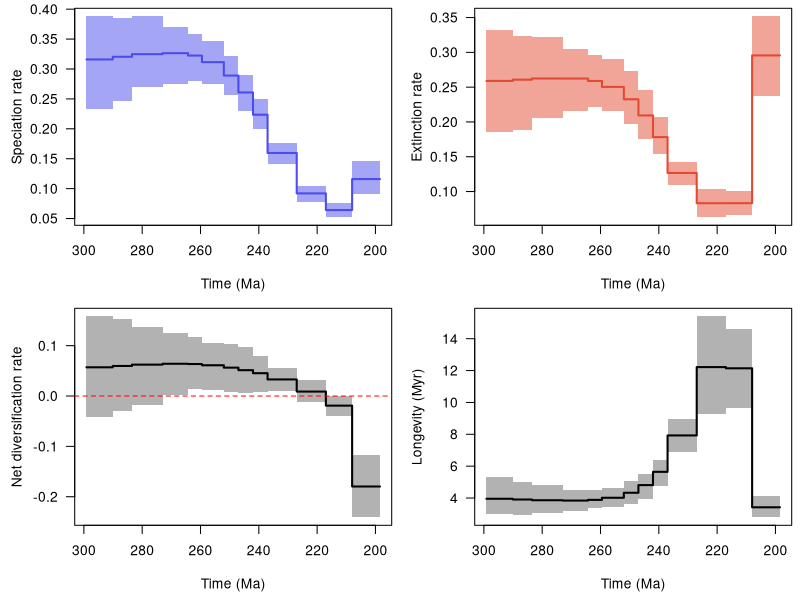

The R source for this figure:
pdf(file='C:/Users/SimoesLabAdmin/Documents/BDNN_Arielli/reptilia/mcmc_fixshift_no_predictors/D_bdnn_update/combined_10_RTT.pdf', width = 9, height = 6, useDingbats = FALSE)

layout(matrix(1:4, ncol = 2, nrow = 2, byrow = TRUE))
par(las = 1, mar = c(4.5, 4.5, 0.5, 0.5))
time_vec=c(299.1209716796875, 290.10001,290.1,283.50001,283.5,273.00001,273.0,264.30001,264.3,259.50001,259.5,252.00001,252.0,247.00001,247.0,242.00001,242.0,237.00001,237.0,227.00001,227.0,217.00001,217.0,208.00001,208.0,198.4518165588379)
sp_mean=c(0.31596927631275507, 0.31596927631275507,0.3204149167034899,0.3204149167034899,0.32480634041873513,0.32480634041873513,0.3264662623975076,0.3264662623975076,0.3224156105090612,0.3224156105090612,0.3113979645984984,0.3113979645984984,0.2890097178398075,0.2890097178398075,0.2607489290817626,0.2607489290817626,0.2235144842192724,0.2235144842192724,0.1596113886482588,0.1596113886482588,0.09207353617294506,0.09207353617294506,0.06418061291967098,0.06418061291967098,0.11599383204471864,0.11599383204471864)
sp_lwr=c(0.23374386636788014, 0.23374386636788014,0.24645096757201984,0.24645096757201984,0.26950897755857783,0.26950897755857783,0.27519977980843097,0.27519977980843097,0.28009080192172636,0.28009080192172636,0.27550695733418346,0.27550695733418346,0.2557409797886321,0.2557409797886321,0.2300876118737081,0.2300876118737081,0.19928873269518543,0.19928873269518543,0.14200104436951833,0.14200104436951833,0.07824589818463872,0.07824589818463872,0.05213568633263375,0.05213568633263375,0.0906805971656018,0.0906805971656018)
sp_upr=c(0.3880027066071686, 0.3880027066071686,0.3852739125896454,0.3852739125896454,0.38801224178272886,0.38801224178272886,0.36966613492176814,0.36966613492176814,0.35842799554868277,0.35842799554868277,0.34620076481954337,0.34620076481954337,0.32121614317118197,0.32121614317118197,0.2904915661781256,0.2904915661781256,0.25022692161239146,0.25022692161239146,0.1765312321691633,0.1765312321691633,0.10521171709022115,0.10521171709022115,0.0765606977742959,0.0765606977742959,0.14617690209222295,0.14617690209222295)
ex_mean=c(0.2589411019378592, 0.2589411019378592,0.26074917864702907,0.26074917864702907,0.26244875420525154,0.26244875420525154,0.26239025396298565,0.26239025396298565,0.2588914892016989,0.2588914892016989,0.250335812639286,0.250335812639286,0.2326037321647501,0.2326037321647501,0.20938946887334664,0.20938946887334664,0.17821300944753166,0.17821300944753166,0.12670511297208692,0.12670511297208692,0.08320284799948993,0.08320284799948993,0.08326632178160884,0.08326632178160884,0.2956307104458808,0.2956307104458808)
ex_lwr=c(0.18605436285957863, 0.18605436285957863,0.1889215560693877,0.1889215560693877,0.20499736700836976,0.20499736700836976,0.2152373775285,0.2152373775285,0.22158032962234114,0.22158032962234114,0.21636137396732144,0.21636137396732144,0.19754898697009454,0.19754898697009454,0.17556189060811453,0.17556189060811453,0.15450421072307496,0.15450421072307496,0.10959949146510536,0.10959949146510536,0.0630219308314691,0.0630219308314691,0.06575222947591576,0.06575222947591576,0.23668517252992743,0.23668517252992743)
ex_upr=c(0.3320149623171294, 0.3320149623171294,0.3238083322108112,0.3238083322108112,0.32151782281966007,0.32151782281966007,0.3048147526570375,0.3048147526570375,0.29657573719572017,0.29657573719572017,0.29076973290452657,0.29076973290452657,0.2734536872207115,0.2734536872207115,0.24580448637099192,0.24580448637099192,0.20704793095883628,0.20704793095883628,0.14199364338071432,0.14199364338071432,0.10353240952202095,0.10353240952202095,0.10047947456024199,0.10047947456024199,0.3517751137620769,0.3517751137620769)
div_mean=c(0.05702817437489618, 0.05702817437489618,0.05966573805646083,0.05966573805646083,0.062357586213483515,0.062357586213483515,0.06407600843452174,0.06407600843452174,0.06352412130736187,0.06352412130736187,0.061062151959212156,0.061062151959212156,0.05640598567505742,0.05640598567505742,0.05135946020841617,0.05135946020841617,0.045301474771740596,0.045301474771740596,0.032906275676171694,0.032906275676171694,0.00887068817345519,0.00887068817345519,-0.019085708861937785,-0.019085708861937785,-0.17963687840116302,-0.17963687840116302)
div_lwr=c(-0.04163613332702748, -0.04163613332702748,-0.030159820835123308,-0.030159820835123308,-0.01842441111241966,-0.01842441111241966,0.0018628285735220462,0.0018628285735220462,0.014504071440047506,0.014504071440047506,0.011012032824066265,0.011012032824066265,0.00762033252665989,0.00762033252665989,0.00658488306408489,0.00658488306408489,0.008481061400590462,0.008481061400590462,0.009676950955721714,0.009676950955721714,-0.012736275642141581,-0.012736275642141581,-0.040464935613834595,-0.040464935613834595,-0.24076495697326483,-0.24076495697326483)
div_upr=c(0.15822954199166245, 0.15822954199166245,0.15258533595101134,0.15258533595101134,0.1378172865555226,0.1378172865555226,0.1257360931037172,0.1257360931037172,0.1166726471459984,0.1166726471459984,0.10620436596409241,0.10620436596409241,0.10288080895237367,0.10288080895237367,0.09715829912278998,0.09715829912278998,0.07949942608060975,0.07949942608060975,0.05623722547858426,0.05623722547858426,0.03142677677989067,0.03142677677989067,-0.00013182102904354953,-0.00013182102904354953,-0.1173390666565734,-0.1173390666565734)
long_mean=c(3.9529154156886537, 3.9529154156886537,3.9072570557708035,3.9072570557708035,3.8608183886379113,3.8608183886379113,3.8411223563254184,3.8411223563254184,3.8847122826568237,3.8847122826568237,4.017117012275081,4.017117012275081,4.3289292210879005,4.3289292210879005,4.8109393609689395,4.8109393609689395,5.643406889037999,5.643406889037999,7.9281949087158265,7.9281949087158265,12.217619169940725,12.217619169940725,12.143346471116395,12.143346471116395,3.4167371266359363,3.4167371266359363)
long_lwr=c(2.996380666863495, 2.996380666863495,2.9384971617124562,2.9384971617124562,3.059577896989329,3.059577896989329,3.1967942165590233,3.1967942165590233,3.362190719904917,3.362190719904917,3.423880272452244,3.423880272452244,3.6408536682638415,3.6408536682638415,3.926251662072346,3.926251662072346,4.766769705491888,4.766769705491888,6.900758712436413,6.900758712436413,9.296842256511406,9.296842256511406,9.629260075045723,9.629260075045723,2.7922181567542625,2.7922181567542625)
long_upr=c(5.339131196437494, 5.339131196437494,5.0000273517311795,5.0000273517311795,4.79016810241428,4.79016810241428,4.522359002658368,4.522359002658368,4.5024339014468895,4.5024339014468895,4.601480802954144,4.601480802954144,5.038455315985359,5.038455315985359,5.518606870224651,5.518606870224651,6.403188637550201,6.403188637550201,8.948361830757335,8.948361830757335,15.403847944885829,15.403847944885829,14.604178618259038,14.604178618259038,4.143005733478785,4.143005733478785)
xlim = c(299.1209716796875, 198.4518165588379)
ylim = c(0.05213568633263375, 0.38801224178272886)
not_NA = !is.na(sp_mean)
plot(time_vec[not_NA], sp_mean[not_NA], type = 'n', xlim = xlim, ylim = ylim, xlab = 'Time (Ma)', ylab = 'Speciation rate')
polygon(c(time_vec[not_NA], rev(time_vec[not_NA])), c(sp_lwr[not_NA], rev(sp_upr[not_NA])), col = adjustcolor('#4c4cec', alpha = 0.5), border = NA)
lines(time_vec[not_NA], sp_mean[not_NA], col = '#4c4cec', lwd = 2)
ylim = c(0.0630219308314691, 0.3517751137620769)
not_NA = !is.na(ex_mean)
plot(time_vec[not_NA], ex_mean[not_NA], type = 'n', xlim = xlim, ylim = ylim, xlab = 'Time (Ma)', ylab = 'Extinction rate')
polygon(c(time_vec[not_NA], rev(time_vec[not_NA])), c(ex_lwr[not_NA], rev(ex_upr[not_NA])), col = adjustcolor('#e34a33', alpha = 0.5), border = NA)
lines(time_vec[not_NA], ex_mean[not_NA], col = '#e34a33', lwd = 2)
ylim = c(-0.24076495697326483, 0.15822954199166245)
not_NA = !is.na(div_mean)
plot(time_vec[not_NA], div_mean[not_NA], type = 'n', xlim = xlim, ylim = ylim, xlab = 'Time (Ma)', ylab = 'Net diversification rate')
polygon(c(time_vec[not_NA], rev(time_vec[not_NA])), c(div_lwr[not_NA], rev(div_upr[not_NA])), col = adjustcolor('black', alpha = 0.3), border = NA)
lines(time_vec[not_NA], div_mean[not_NA], col = 'black', lwd = 2)
abline(h = 0, col = 'red', lty = 2)
ylim = c(2.7922181567542625, 15.403847944885829)
not_NA = !is.na(long_mean)
plot(time_vec[not_NA], long_mean[not_NA], type = 'n', xlim = xlim, ylim = ylim, xlab = 'Time (Ma)', ylab = 'Longevity (Myr)')
polygon(c(time_vec[not_NA], rev(time_vec[not_NA])), c(long_lwr[not_NA], rev(long_upr[not_NA])), col = adjustcolor('black', alpha = 0.3), border = NA)
lines(time_vec[not_NA], long_mean[not_NA], col = 'black', lwd = 2)
dev.off()
